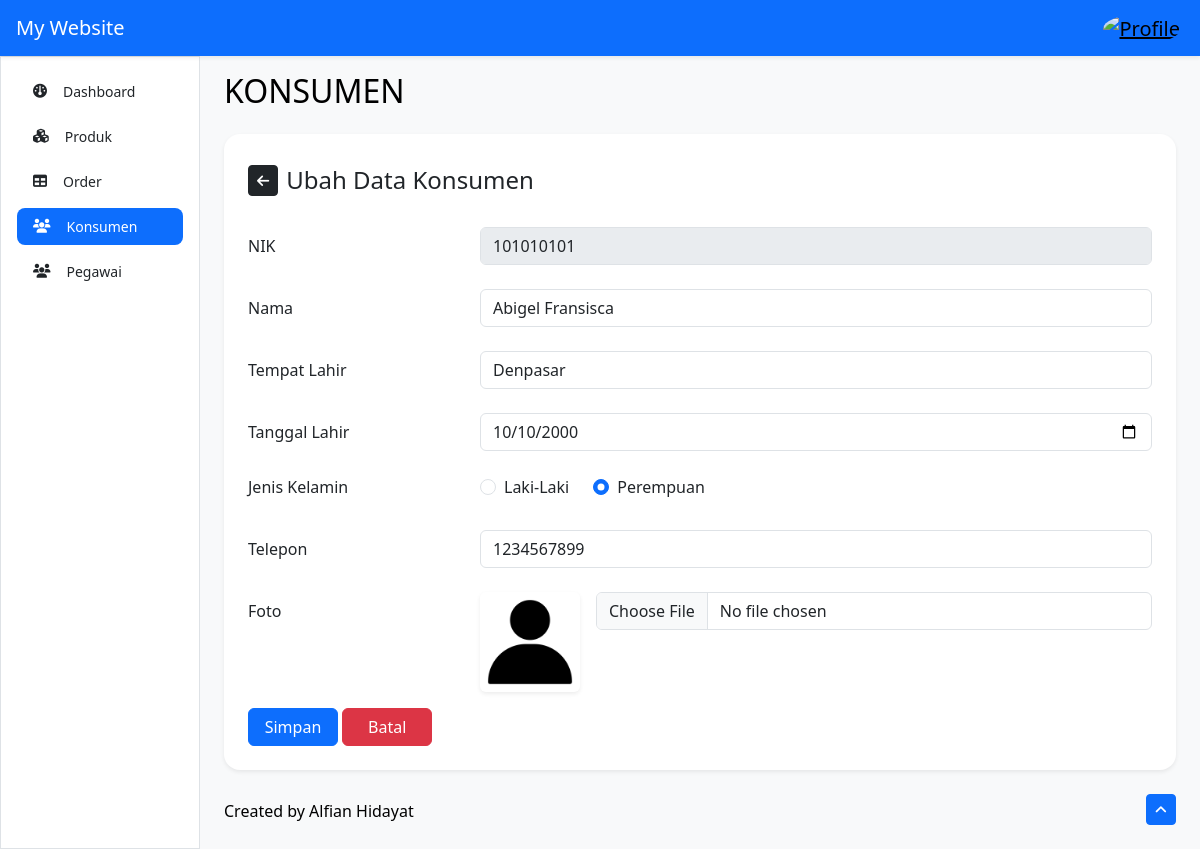
Page /customer-edit.php?nik=101010101 on the committed database.
### tables this page shows
CREATE TABLE `tb_konsumen` (
  `nik` varchar(16) NOT NULL,
  `nama` varchar(35) NOT NULL,
  `tempat_lahir` varchar(50) NOT NULL,
  `tanggal_lahir` date NOT NULL,
  `jenis_kelamin` varchar(1) NOT NULL,
  `telepon` varchar(13) NOT NULL,
  `foto` varchar(50) NOT NULL
);

### customer-edit.php (the view, shortened to what this page needs)
<?php
include 'template/_header.php';
?>
<main class="col-md-9 ms-sm-auto col-lg-10 px-md-4">
    <div class="d-flex justify-content-between flex-wrap flex-md-nowrap align-items-center py-3">
        <h2 class="h2">KONSUMEN</h2>
    </div>
    <div class="card rounded-4 border-0 shadow-sm">
        <div class="card-body p-4">
            <div class="row">
                <div class="col">
                    <div class="d-flex flex-row gap-2 align-items-center mb-4">
                        <a href="customer-data.php" class="btn btn-dark btn-sm fw-medium"><i class="fa-solid fa-arrow-left"></i>
                        </a>
                        <h4 class="h4 mt-2">Ubah Data Konsumen</h4>
                    </div>
                    <?php
                    include 'template/_connection.php';
                    $nik = $_GET['nik'];
                    if (isset($nik)) {
                        $konsumen = mysqli_query($db, "SELECT * FROM tb_konsumen WHERE nik = '$nik'");
                        $result = mysqli_fetch_array($konsumen);
                    } else {
                        header('Location: customer-data.php');
                    }
                    ?>
                    <form action="" method="POST" enctype="multipart/form-data">
                        <div class="row mb-4">
                            <label for="nik" class="col-sm-3 col-form-label">NIK</label>
                            <div class="col-sm-9">
                                <input type="number" class="form-control" id="nik" name="nik" disabled value="<?= $result['nik']; ?>">
                            </div>
                        </div>
                        <div class="row mb-4">
                            <label for="nama" class="col-sm-3 col-form-label">Nama</label>
                            <div class="col-sm-9">
                                <input type="text" class="form-control" id="nama" name="nama" required value="<?= $result['nama']; ?>">
                            </div>
                        </div>
                        <div class="row mb-4">
                            <label for="tempat_lahir" class="col-sm-3 col-form-label">Tempat Lahir</label>
                            <div class="col-sm-9">
                                <input type="text" class="form-control" id="tempat_lahir" name="tempat_lahir" required value="<?= $result['tempat_lahir']; ?>">
                            </div>
                        </div>
                        <div class="row mb-4">
                            <label for="tanggal_lahir" class="col-sm-3 col-form-label">Tanggal Lahir</label>
                            <div class="col-sm-9">
                                <input type="date" class="form-control" id="tanggal_lahir" name="tanggal_lahir" required value="<?= $result['tanggal_lahir']; ?>">
                            </div>
                        </div>
                        <fieldset class="row mb-4">
                            <legend class="col-form-label col-sm-3 pt-0">Jenis Kelamin</legend>
                            <div class="col-sm-9">
                                <div class="d-flex flex-row gap-4">
                                    <div class="form-check">
                                        <input class="form-check-input" type="radio" id="jenis_kelamin1" value="L" name="jenis_kelamin" <?= ($result['jenis_kelamin'] == "L") ? 'checked' : ''; ?>>
                                        <label class="form-check-label" for="jenis_kelamin1">
                                            Laki-Laki
                                        </label>
                                    </div>
                                    <div class="form-check">
                                        <input class="form-check-input" type="radio" id="jenis_kelamin2" value="P" name="jenis_kelamin" <?= ($result['jenis_kelamin'] == "P") ? 'checked' : ''; ?>>
                                        <label class="form-check-label" for="jenis_kelamin2">
                                            Perempuan
                                        </label>
                                    </div>
                                </div>
                            </div>
                        </fieldset>
                        <div class="row mb-4">
                            <label for="telepon" class="col-sm-3 col-form-label">Telepon</label>
                            <div class="col-sm-9">
                                <input type="number" class="form-control" id="telepon" name="telepon" required value="<?= $result['telepon']; ?>">
                            </div>
                        </div>
                        <div class="row mb-3">
                            <label for="foto" class="col-sm-3 col-form-label">Foto</label>
                            <div class="col-sm-9">
                                <div class="row">
                                    <div class="col-sm-2">
                                        <img src="img/<?= $result['foto']; ?>" alt="<?= $result['nama']; ?>" class="object-fit-cover rounded-2 shadow-sm img-preview" width="100" height="100">
                                    </div>
                                    <div class="col-sm-10">
                                        <input class="form-control" type="file" id="foto" name="foto" onchange="previewImage()">
                                    </div>
                                </div>
                            </div>
                        </div>
                        <button type="submit" name="simpan" class="btn btn-primary fw-medium" style="width: 90px;">Simpan</button>
                        <a href="customer-data.php" class="btn btn-danger fw-medium" style="width: 90px;">Batal</a>
                    </form>
                </div>
            </div>
        </div>
    </div>
    <footer class="py-4">
        <div class="d-flex flex-wrap justify-content-between align-items-center">
            <span class="fw-medium mt-1">Created by Alfian Hidayat</span>
            <a href="#" class="btn btn-sm btn-primary"><i class="fa-solid fa-angle-up"></i></a>
        </div>
    </footer>
</main>
<?php include 'template/_footer.php'; ?>

### css/style.css (style rules this page uses)
.img-preview { width: 100px; height: 100px; }

### rows in the picture
tb_konsumen: nik "101010101", nama "Abigel Fransisca", tempat_lahir "Denpasar", tanggal_lahir "10/10/2000", jenis_kelamin "☐ Laki-Laki", jenis_kelamin "☑ Perempuan", telepon "1234567899", foto (placeholder picture)
